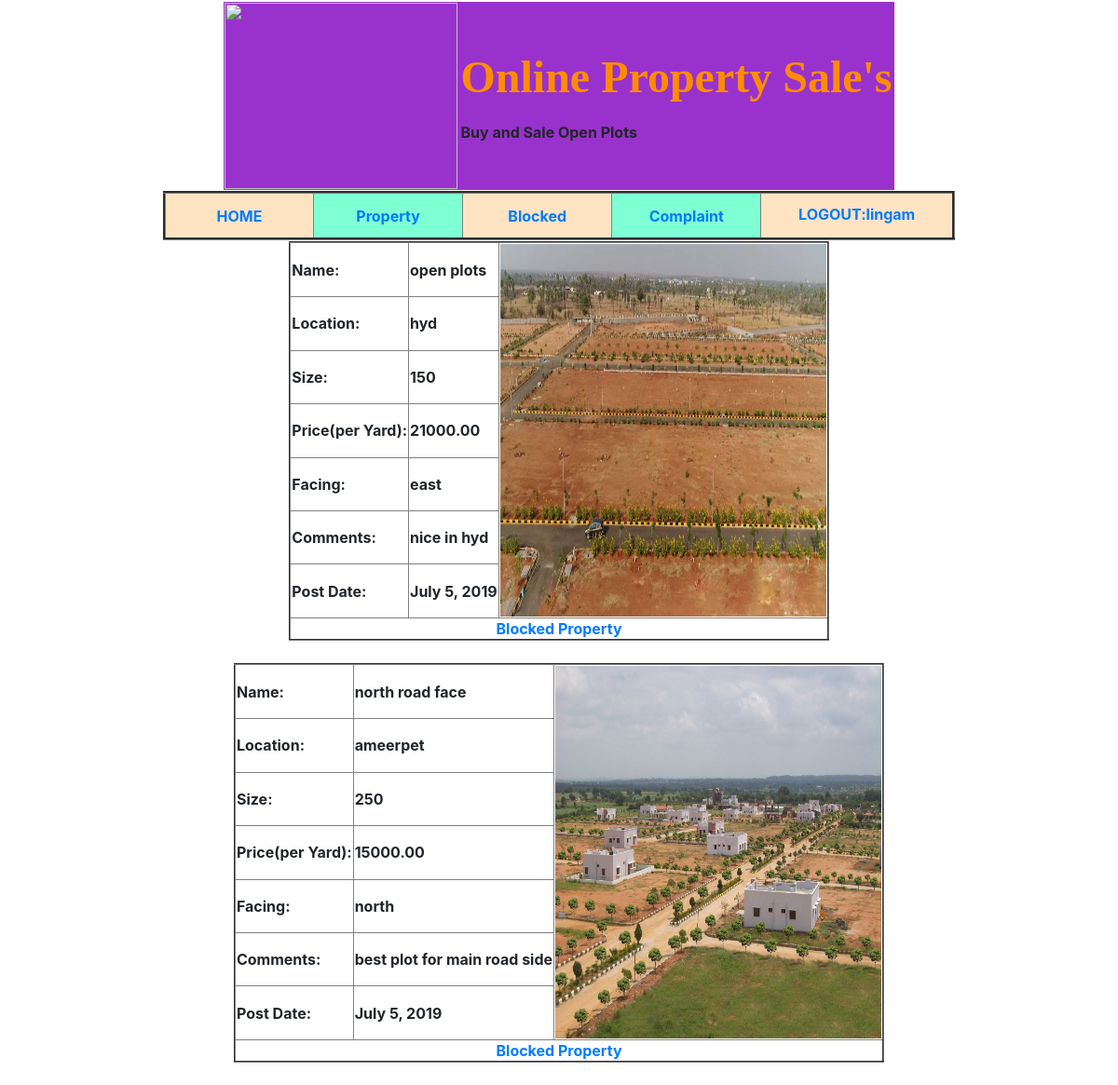
The app's page /osclient/clientproperty/ (signed in) with its own data.
### os_agent/models.py (models this page shows)
class Property(models.Model):
    no=models.AutoField(primary_key=True)
    agent=models.ForeignKey(Agent,on_delete=models.CASCADE)
    name=models.CharField(max_length=50)
    location=models.CharField(max_length=50)
    photo=models.ImageField(upload_to='property/')
    size=models.CharField(max_length=50)
    price=models.CharField(max_length=50)
    facing=models.CharField(max_length=50)
    status=models.CharField(max_length=50)
    comment=models.CharField(max_length=50)
    add_date=models.DateField(auto_now_add=True)
    sold_date=models.DateField(auto_now_add=True)

### os_client/views.py (the view)
# urls.py: path('clientproperty/',views.clientproperty),
def clientproperty(request):
    qs=Property.objects.filter(status='post')
    return render(request,'os_client_templates/os_client_property.html',{"data":qs})

### templates/os_client_templates/os_client_property.html (shortened to what this page needs)
{% load staticfiles %}
{% if request.session.status %}
<html lang="en">
  <head>
    <link rel="stylesheet" href="https://stackpath.bootstrapcdn.com/bootstrap/4.3.1/css/bootstrap.min.css">
  </head>
  <body>
<table align="center">
    <tr>
        <th>{% include 'os_client_templates/os_client_menu.html' %}</th>
    </tr>
</table>
            {%  for x in data %}
                <table align="center" border="2">
                    <tr><th>Name:</th><th>{{ x.name }}</th><th rowspan="7"><img src="{{ x.photo.url }}" width="350" height="400"></th></tr>
                    <tr><th>Location:</th><th>{{ x.location }}</th></tr>
                    <tr><th>Size:</th><th>{{ x.size }}</th></tr>
                    <tr><th>Price(per Yard):</th><th>{{ x.price }}</th></tr>
                    <tr><th>Facing:</th><th>{{ x.facing }}</th></tr>
                    <tr><th>Comments:</th><th>{{ x.comment }}</th></tr>
                    <tr><th>Post Date:</th><th>{{ x.add_date }}</th></tr>
                <tr align="center"><th colspan="3"><a href="/osclient/block/?uname={{ request.session.username }}&no={{ x.no }}">Blocked Property</a></th></tr>
                </table>
                <br>
            {% endfor %}
  </body>
</html>
{% else %}
    <center>
        <font color="red" size="5" face="Arial">
            <h1>Please Login</h1>
        </font>
    </center>
{% endif %}

### templates/os_client_templates/os_client_menu.html (shortened to what this page needs)
{% load staticfiles %}
<!doctype html>
<html lang="en">
<html lang="en">
  <head>
    <link rel="stylesheet" href="https://stackpath.bootstrapcdn.com/bootstrap/4.3.1/css/bootstrap.min.css">
  </head>
  <body>
<table align="center">
    <tr>
        <th>
            {% include 'os_main_templates/main_title.html' %}
        </th>
    </tr>
</table>
    <table align="center" border="3" width="850">
    <tr align="center">
        <th bgcolor="#ffe4c4" width="100" height="50">
            <a href="/osclient/clienthome/">HOME</a></th>
        <th bgcolor="#7fffd4" width="100" height="50">
            <a href="/osclient/clientproperty/">Property</a></th>
        <th bgcolor="#ffe4c4" width="100" height="50">
            <a href="/osclient/blocked/">Blocked</a></th>
        <th bgcolor="#7fffd4" width="100" height="50">
            <a href="/osclient/complaint/">Complaint</a></th>
        <th bgcolor="#ffe4c4" width="120" height="50">
            <a href="/osadmin/adminhome/">LOGOUT:{{ request.session.username }}
                {% for x in data %}
                <table>
                    <tr><th>{{ x.client.photo.url }}</th></tr>
                </table>
                {% endfor %}
            </a></th>
    </tr>
</table>
  </body>
</html>

### records on screen
Property: name "open plots", photo (picture), location "hyd", size "150", price "21000.00", facing "east", comment "nice in hyd", add_date "July 5, 2019"
Property: name "north road face", photo (picture), location "ameerpet", size "250", price "15000.00", facing "north", comment "best plot for main road side", add_date "July 5, 2019"

### other values on screen
{{ request.session.username }} "lingam"
